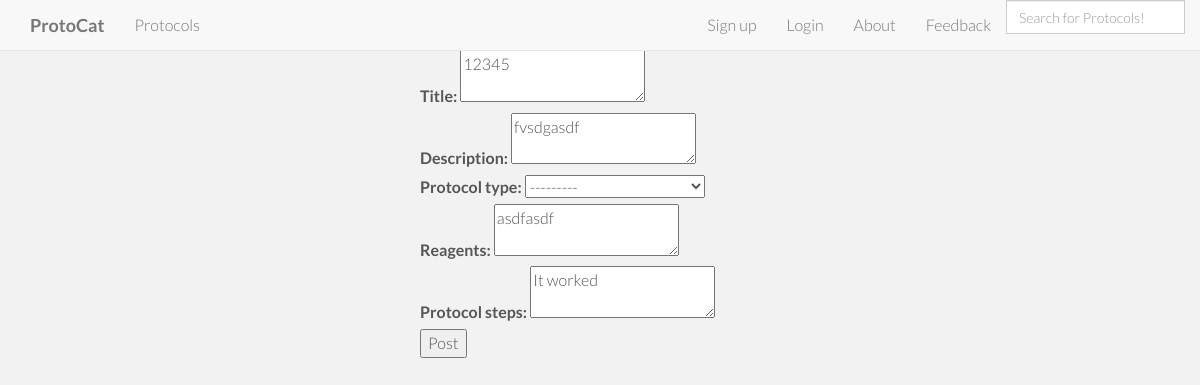
The page /pre_edit/47/ on the database as committed earlier.
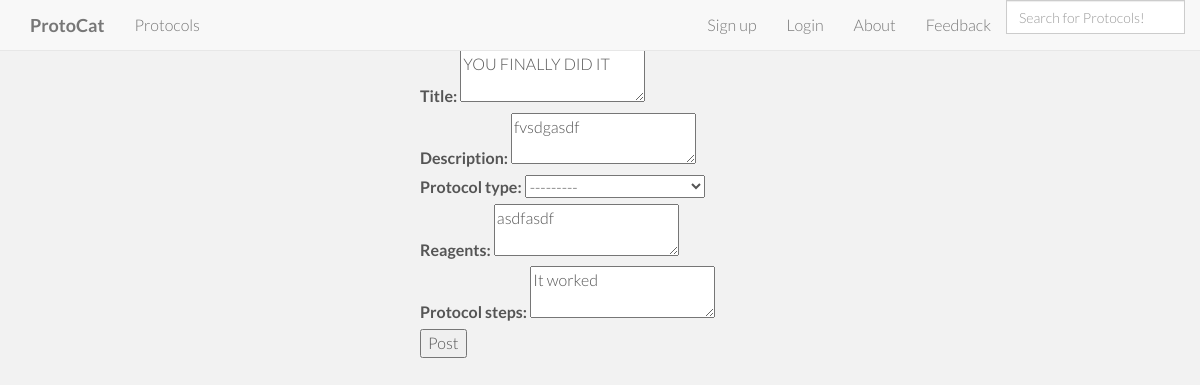
The same page on the database as committed later.
### protocat_app/models.py (models this page shows)
class Protocol(models.Model):
    id = models.AutoField(primary_key=True)
    title = models.TextField()
    author = models.CharField(max_length=50)
    date_of_upload = models.DateField(auto_now_add=True)
    date_modified = models.DateField(auto_now=True)
    description = models.TextField(blank=True)
    protocol_type = models.CharField(max_length=2, choices=PROTOCOL_TYPES, null=True, blank=True)
    rating = models.DecimalField(
        validators=[MinValueValidator(0.0), MaxValueValidator(5.0)],
        max_digits=3, decimal_places=2, default=2.50)
    num_ratings = models.IntegerField(default=0)
    user_rated = models.TextField(default='')
    reagents = models.TextField(default='')
    protocol_steps = models.TextField(default='')

### protocat_app/views.py (the view)
# urls.py: url(r'^pre_edit/(?P<protocol_id>[0-9]+)/$', views.pre_edit, name='pre_edit'),
def pre_edit(request, protocol_id):
    protocol = Protocol.objects.get(id=protocol_id)
    title = protocol.title
    reagents = protocol.reagents
    protocol_type = protocol.protocol_type
    description = protocol.description
    protocol_steps = protocol.protocol_steps
    url= "/protocol_display/" + str(protocol_id)
    form = ProtocolUploadForm(request.POST, instance=protocol)
    context = {
        'protocol_id':protocol_id,
        'protocol':protocol,
        'title':title,
        'reagents':reagents,
        'description':description,
        'protocol_type':protocol_type,
        'protocol_steps':protocol_steps,
        'PROTOCOL_TYPES':PROTOCOL_TYPES,
        'url':url,
        'form':form
    }
    return render(request, 'protocat_app/edit_protocol.html', context)

### protocat_app/forms.py
class ProtocolUploadForm(forms.ModelForm):
    title = forms.CharField(widget=forms.Textarea(attrs={'rows':1, 'cols':60}))
    description = forms.CharField(required=False, widget=forms.Textarea(attrs={'rows':5, 'cols':40}))
    protocol_steps = forms.CharField(required=False)
    class Meta:
        model = Protocol
        fields = ['title','description','protocol_type', 'reagents','protocol_steps']
        exclude = [None]

### protocat_app/templates/protocat_app/edit_protocol.html (shortened to what this page needs)
{% extends 'base.html' %}
{% load staticfiles %}
{% block content %}
    <div class="container">
        <div class="row">
            <div class="col-md-4"></div>
            <div class="col-md-4">
                <form method="POST" action="/edit_protocol/{{protocol_id}}/">
                    <div class="fieldWrapper">
                        {{ form.title.label_tag }}
                        <textarea name="title" id="id_title">{{title}}</textarea>
                    </div>
                    <div class="fieldWrapper">
                        {{ form.description.label_tag }}
                        {% if description %}
                        <textarea name="description" id="id_description">{{description}}</textarea>
                        {% else %}
                        <textarea name="description" id="id_description"></textarea>
                        {% endif %}
                    </div>
                    <div class="fieldWrapper">
                        {{ form.protocol_type.label_tag }}
                        {{ form.protocol_type }}
                    </div>
                    <div class="fieldWrapper">
                        {{ form.reagents.label_tag }}
                        <textarea name="reagents" id="id_reagents">{{reagents}}</textarea>
                    </div>
                    <div class="fieldWrapper">
                        {{ form.protocol_steps.label_tag }}
                        <textarea name="protocol_steps" id="id_protocol_steps">{{protocol_steps}}</textarea>
                    </div>
                    <input type="submit" value="Post">
                </form>
            </div>
            <div class="col-md-4"></div>
        </div>
    </div>
{% endblock %}

Rows that differ between the two databases and show on the page:
changed Protocol "fvsdgasdf": title "12345" → "YOU FINALLY DID IT"
